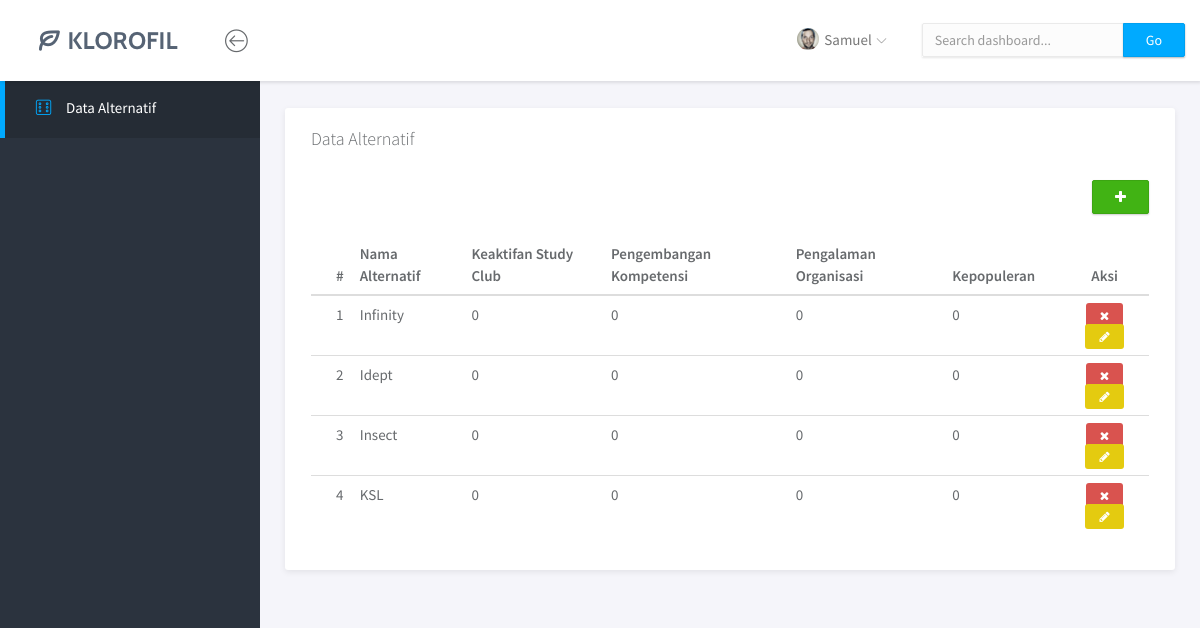
The page / on the database its author committed.
### tables this page shows
CREATE TABLE IF NOT EXISTS `alternatif` (
`id_alternatif` int(11) NOT NULL,
  `nama_alternatif` varchar(255) NOT NULL,
  `deskripsi` varchar(255) NOT NULL,
  `keaktifan` double NOT NULL,
  `pengembangan_kompetensi` double NOT NULL,
  `pengalaman_organisasi` double NOT NULL,
  `kepopuleran` double NOT NULL
);

### application/controllers/Admin.php (called while the page is built, shortened)
<?php
class Admin extends CI_Controller {
	function __construct()
    {
        $this->load->helper('url');
 		$this->load->model('m_data');
    }
    public function index()
	{
		$query=$this->m_data->GetData('alternatif');
		$data['alternatif'] = null;
        if($query){
         $data['alternatif'] =  $query;
        }
		$this->load->view('admin/header_admin');
		$this->load->view('admin/v_alternatif',$data);
		$this->load->view('admin/footer_admin');
	}
}

### index.php (called while the page is built, shortened)
<?php
require_once BASEPATH.'core/CodeIgniter.php';

### application/models/m_data.php (called while the page is built, shortened)
<?php
class M_data extends CI_Model{
	public function GetData($table){
		$res=$this->db->get($table);
		return $res->result();
	}
}

### application/views/admin/v_alternatif.php (the view, shortened to what this page needs)
<div id="sidebar-nav" class="sidebar">
			<div class="sidebar-scroll">
				<nav>
					<ul class="nav">
						<li><a href="<?php echo base_url('Admin/tampil_guru')?>" class="active"><i class="lnr lnr-dice"></i> <span>Data Alternatif</span></a></li>
					</ul>
				</nav>
			</div>
		</div>
		<div class="main">
			<div class="main-content">
				<div class="container-fluid">
					<div class="row">
						<div class="col-md-12">
							<div class="panel">
								<div class="panel-heading">
									<h3 class="panel-title">Data Alternatif</h3>
								</div>
								<div class="panel-body">
            						<div class="text-right"><a  href="<?php echo base_url()."Admin/tambah_alternatif";?>" class="btn btn-success"><i class="fa fa-plus" aria-hidden="true"></i></a></div>
            						<br>
									<table class="table">
										<thead>
											<tr>
												<th>#</th>
												<th>Nama Alternatif</th>
												<th>Keaktifan Study Club</th>
												<th>Pengembangan Kompetensi</th>
												<th>Pengalaman Organisasi</th>
												<th>Kepopuleran</th>
												<th><center>Aksi</center></th>
											</tr>
										</thead>
										<tbody>
											<tr>
												<?php
												$no = 1;
												foreach ($alternatif as $a) {?>
												<td><?php echo $no++;?></td>
												<td><?php echo $a->nama_alternatif;?></td>
												<td><?php echo $a->keaktifan;?></td>
												<td><?php echo $a->pengembangan_kompetensi;?></td>
												<td><?php echo $a->pengalaman_organisasi;?></td>
												<td><?php echo $a->kepopuleran;?></td>
												<td><center>
													<a href="<?php echo base_url()."Admin/hapus_alternatif/".$a->id_alternatif; ?>" class="btn-xs btn-danger"><i class="fa fa-times" aria-hidden="true"></i></a>
                									<a href="<?php echo base_url()."Admin/edit_alternatif/".$a->id_alternatif; ?>" class="btn-xs btn-warning"n><i class="fa fa-pencil" aria-hidden="true"></i></a>
												</center></td>
											</tr>
											<?php }?>
										</tbody>
									</table>
								</div>
							</div>
						</div>
						</div>
					</div>
				</div>
			</div>
		</div>

### assets/css/main.css (style rules this page uses)
html { position: relative; min-height: 100%; }
body { background-color: #F3F5F8; font-family: "Source Sans Pro", sans-serif; font-size: 15px; color: #676a6d; }
a { color: #3287B2; }
th { font-weight: 600; }
#wrapper .sidebar { -webkit-transition: all 0.3s ease-in-out; -moz-transition: all 0.3s ease-in-out; -ms-transition: all 0.3s ease-in-out; -o-transition: all 0.3s ease-in-out; transition: all 0.3s ease-in-out; width: 260px; height: 100%; float: left; background-color: #2B333E; position: fixed; left: 0; }
#wrapper .main { -webkit-transition: all 0.3s ease-in-out; -moz-transition: all 0.3s ease-in-out; -ms-transition: all 0.3s ease-in-out; -o-transition: all 0.3s ease-in-out; transition: all 0.3s ease-in-out; width: calc(100% - 260px); left: 0; position: relative; float: right; background-color: #f5f5fa; }
#wrapper #sidebar-nav, #wrapper .main { padding-top: 80px; }
.main-content { padding: 28px 10px; }
.sidebar { z-index: 9; }
.sidebar .nav > li > a { padding: 18px 30px; color: #AEB7C2; border-left: 5px solid transparent; }
.sidebar .nav > li > a:hover, .sidebar .nav > li > a:focus, .sidebar .nav > li > a.active { color: #fff; background-color: transparent; }
.sidebar .nav > li > a:hover i, .sidebar .nav > li > a:focus i, .sidebar .nav > li > a.active i { color: #00AAFF; }
.sidebar .nav > li > a:focus, .sidebar .nav > li > a.active { background-color: #252c35; border-left-color: #00AAFF; }
.sidebar .nav i { margin-right: 10px; font-size: 18px; }
.sidebar .nav span { -webkit-transition: all 0.3s ease-in-out; -moz-transition: all 0.3s ease-in-out; -ms-transition: all 0.3s ease-in-out; -o-transition: all 0.3s ease-in-out; transition: all 0.3s ease-in-out; position: relative; top: -2px; }
.btn { -webkit-border-radius: 2px; -moz-border-radius: 2px; border-radius: 2px; -moz-box-shadow: 0px 1px 2px 0 rgba(0, 0, 0, 0.2); -webkit-box-shadow: 0px 1px 2px 0 rgba(0, 0, 0, 0.2); box-shadow: 0px 1px 2px 0 rgba(0, 0, 0, 0.2); padding: 6px 22px; }
.btn-group-xs > .btn, .btn-xs { padding: 5px 14px; }
.btn-warning { background-color: #e4cb10; border-color: #d6be0f; }
.btn-success { background-color: #41B314; border-color: #3ca512; }
.panel { -webkit-border-radius: 3px; -moz-border-radius: 3px; border-radius: 3px; -moz-box-shadow: 0 2px 6px rgba(0, 0, 0, 0.08); -webkit-box-shadow: 0 2px 6px rgba(0, 0, 0, 0.08); box-shadow: 0 2px 6px rgba(0, 0, 0, 0.08); background-color: #fff; margin-bottom: 30px; }
.panel .panel-heading, .panel .panel-body, .panel .panel-footer { padding-left: 25px; padding-right: 25px; }
.panel .panel-heading { padding-top: 20px; padding-bottom: 20px; position: relative; }
.panel .panel-heading .panel-title { margin: 0; font-size: 18px; font-weight: 300; }
.panel .panel-body { padding-top: 10px; padding-bottom: 15px; }
.panel .table > thead > tr > td:first-child, .panel .table > thead > tr > th:first-child, .panel .table > tbody > tr > td:first-child, .panel .table > tbody > tr > th:first-child, .panel .table > tfoot > tr > td:first-child, .panel .table > tfoot > tr > th:first-child { padding-left: 25px; }
.panel .table > thead > tr > td:last-child, .panel .table > thead > tr > th:last-child, .panel .table > tbody > tr > td:last-child, .panel .table > tbody > tr > th:last-child, .panel .table > tfoot > tr > td:last-child, .panel .table > tfoot > tr > th:last-child { padding-left: 25px; }

### rows shown on the page
alternatif: nama_alternatif "Infinity", keaktifan "0", pengembangan_kompetensi "0", pengalaman_organisasi "0", kepopuleran "0"
alternatif: nama_alternatif "Idept", keaktifan "0", pengembangan_kompetensi "0", pengalaman_organisasi "0", kepopuleran "0"
alternatif: nama_alternatif "Insect", keaktifan "0", pengembangan_kompetensi "0", pengalaman_organisasi "0", kepopuleran "0"
alternatif: nama_alternatif "KSL", keaktifan "0", pengembangan_kompetensi "0", pengalaman_organisasi "0", kepopuleran "0"
